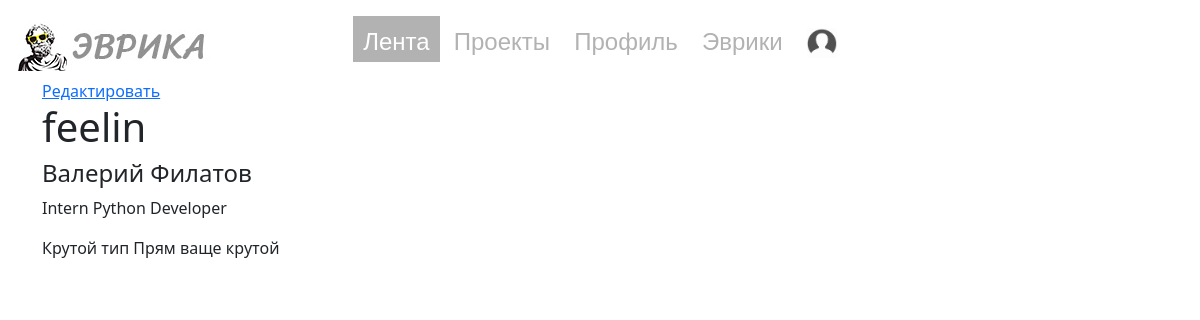
The app's page /profile (signed in) with its own data.
### main.py (models this page shows, shortened)
class User(UserMixin, db.Model):
    id = db.Column(db.Integer, primary_key=True)
    nick = db.Column(db.String(16), nullable=False)
    email = db.Column(db.String, nullable=False)
    name = db.Column(db.String)
    second_name = db.Column(db.String)
    about = db.Column(db.Text)
    level = db.Column(db.String, nullable=False)
    main_language = db.Column(db.String, nullable=False)
    password = db.Column(db.String, nullable=False)

### main.py (the view)
@app.route('/profile')
@login_required
def profile_owner():
    return render_template('profile_owner.html', title='Профиль', user=current_user)

### main.py (called while the page is built)
@login_manager.user_loader
def load_user(user_id):
    return User.query.get(user_id)

### templates/profile_owner.html
{%extends 'base.html'%}
{%block body%}
<a href="/profile/edit">Редактировать</a>
<h1>{{user.nick}}</h1>
{% if user.name %}
    {% if user.second_name %}
        <h4>{{user.name}} {{user.second_name}}</h4>
    {% else %}
        <h4>{{user.name}}</h4>
    {% endif %}
{% endif %}
<p> {{user.level}} {{user.main_language}} Developer</p>
{% if user.about %}
    <p>{{user.about}}</p>
{% endif %}
{%endblock%}

### records on screen
User: nick "feelin", name "Валерий", second_name "Филатов", level "Intern", main_language "Python", about "Крутой тип Прям ваще крутой"
